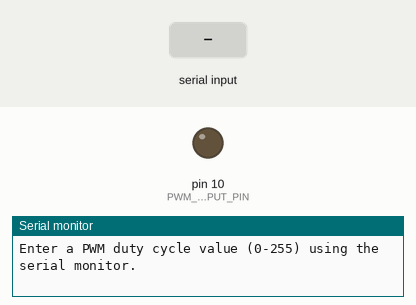
Bench run of a sketch on a simulated Arduino Uno, built with avr-gcc and run on an emulated ATmega328P. On the bench: output pins drawn as LEDs (lit = HIGH), the last lines printed to the serial monitor. The inputs (shaded band) are chosen by the test bench.

Above: at 1.2 s.
1.3 s: "90,45\n" received over Serial
At 1.7 s:
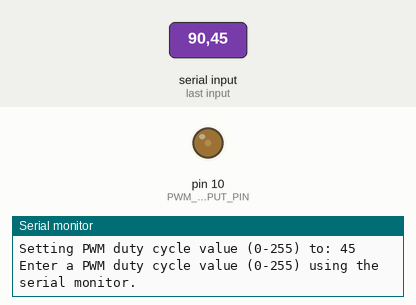
3.8 s: "30,150\n" received over Serial
At 4.6 s:
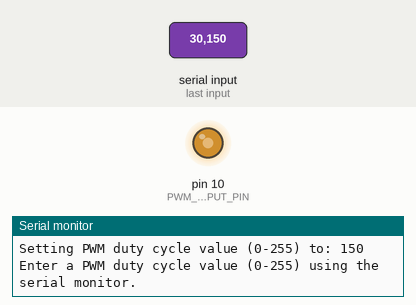
6.3 s: "200\n" received over Serial
At 7.1 s:
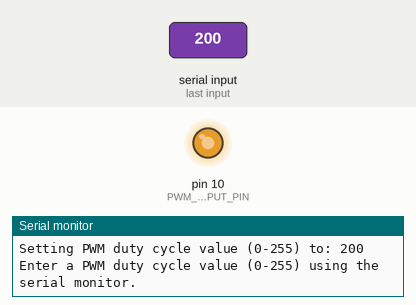
Timing chart, 0 to 9.3 s (numbered marks = the images above; inputs shaded):
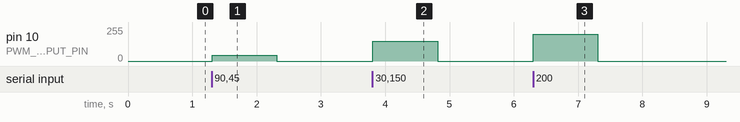

The sketch:

Command_PWM.ino
```cpp
/* Creates a pulse width modulated (PWM) signal based on the duty cycle
   entered by the user

  Start the Serial Monitor using Tools > Serial Monitor.
  Run the program, and use the Serial Monitor to see a prompt.
  When prompted, use the Serial Monitor to enter a duty cycle.

  W. Newhall 5/2023 (original version)
*/

#define PWM_OUTPUT_PIN    10        // This is the pin to output PWM

// This code runs once at startup
void setup() {
  Serial.begin(115200);             // Initialize the serial port for the Serial Monitor
  pinMode(PWM_OUTPUT_PIN, OUTPUT);  // Set the pin to be an output
}

// This code runs repeatedly
void loop() {
  // Declare variables
  int duty_cycle;   // Duty cycle value (0 to 255)

  // Show a prompt and get user input
  Serial.println("\nEnter a PWM duty cycle value (0-255) using the serial monitor.");
  while (Serial.available() == 0) { } // Wait until user enters a duty cycle value
  duty_cycle = Serial.parseInt();     // Get the integer value from the user input
  Serial.print("Setting PWM duty cycle value (0-255) to: ");
  Serial.println(duty_cycle);

  // Set the PWM duty cycle using the value entered by the user
  analogWrite(PWM_OUTPUT_PIN, duty_cycle );
}
```

Measured:
- after the input at 1.3 s, pin 10 (PWM_OUTPUT_PIN): 0/255 → 45/255 at once, → 0/255 1.0 s later
- after the input at 3.8 s, pin 10 (PWM_OUTPUT_PIN): 0/255 → 150/255 at once, → 0/255 1.0 s later
- after the input at 6.3 s, pin 10 (PWM_OUTPUT_PIN): 0/255 → 200/255 at once, → 0/255 1.0 s later
